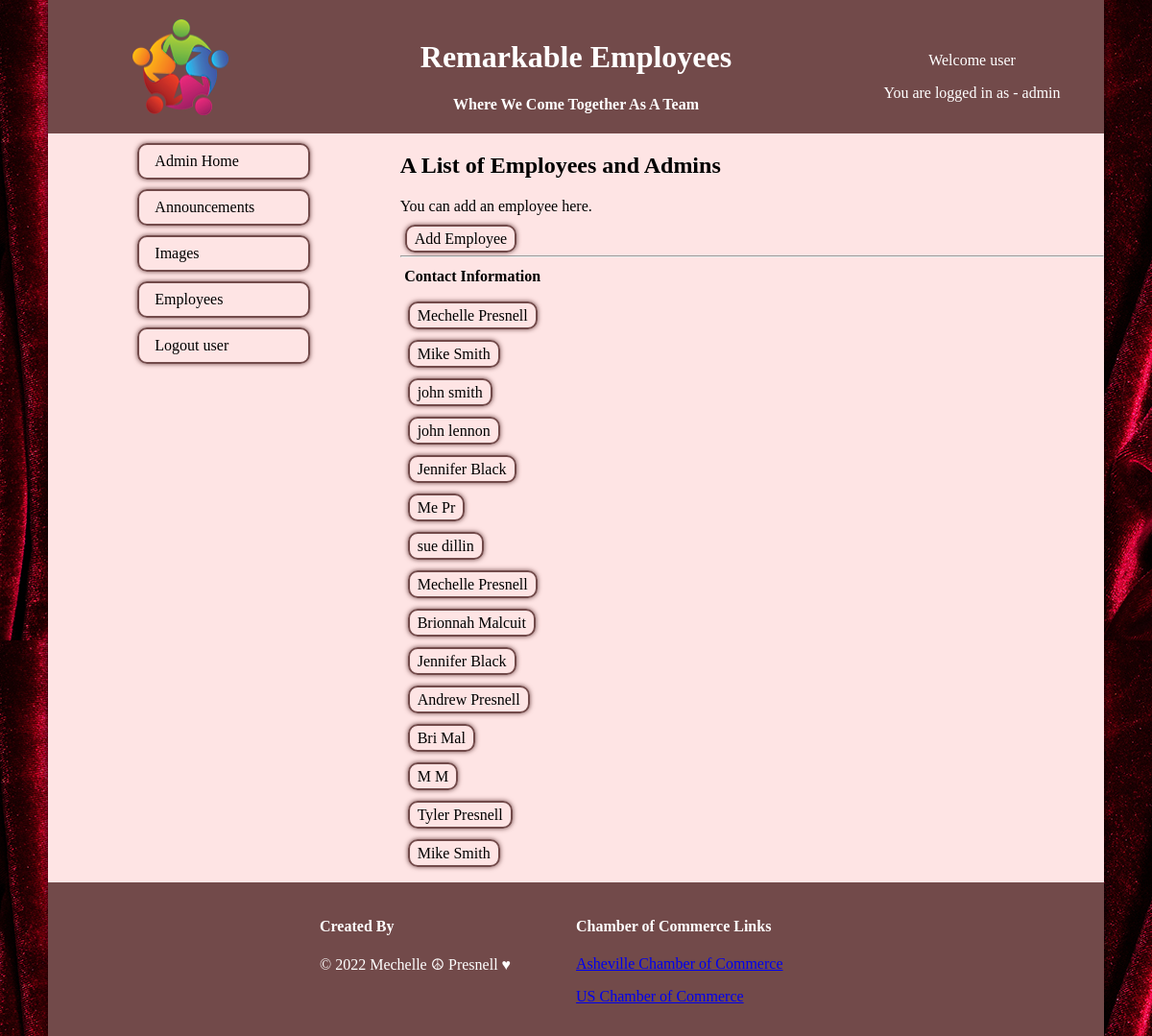
Screenshot of /staff/admin/employee_list.php (signed in) with the database file from the repository.
### tables this page shows
CREATE TABLE `employee` (
  `employee_id` int(15) NOT NULL,
  `first_name` varchar(50) NOT NULL,
  `last_name` varchar(50) NOT NULL,
  `birthday` date DEFAULT NULL,
  `start_date` date DEFAULT NULL,
  `email` varchar(100) NOT NULL,
  `username` varchar(50) NOT NULL DEFAULT 'user',
  `hashed_password` varchar(255) NOT NULL DEFAULT '12345',
  `user_level` varchar(10) DEFAULT 'employee',
  `department_initial` varchar(5) DEFAULT 'HR'
);

### private/functions.php (called while the page is built, shortened)
<?php
function url_for($script_path) {
  if($script_path[0] != '/') {
    $script_path = "/" . $script_path;
  }
  return WWW_ROOT . $script_path;
}
function u($string="") {
  return urlencode($string);
}
function h($string="") {
  return htmlspecialchars($string);
}
?>

### private/query_functions.php (called while the page is built, shortened)
<?php
function find_all_employees() {
  global $db;
  $sql = "SELECT * FROM employee ";
  $result = mysqli_query($db, $sql);
  return $result;
}
?>

### public/staff/admin/employee_list.php (the view, shortened to what this page needs)
<!DOCTYPE html>
<html lang="en">
  <head>
    <link href="../../stylesheets/public-styles.css" rel="stylesheet">
  </head>
  <body>
    <div id="main-content">
      <header>
        <a href="<?php echo url_for( 'staff/admin/index.php'); ?>"><img src="../../images/ppl-logo.png" alt="circle logo" width="100" height="100"></a>
        <div id="header-content">
          <h1>Remarkable Employees</h1>
          <h4>Where We Come Together As A Team</h4>
        </div>
        <div id="user-info">
          <p>Welcome <?php echo $_SESSION['username']; ?></p>
          <p>You are logged in as - <?php echo $_SESSION['user_level']; ?></p>
        </div>
      </header>
      <main id="page-content">
        <aside id="navigation">
          <nav id="main-nav">
            <ul>
              <l1><a href="index.php">Admin Home</a></l1>
              <l1><a href="announcements.php">Announcements</a></l1>
              <l1><a href="images.php">Images</a></l1>
              <l1><a href="employee_list.php">Employees</a></l1>
              <l1><a href="<?php echo url_for('../public/logout.php'); ?>">Logout <?php echo $_SESSION['username']; ?></a></l1>
            </ul>
          </nav>
        </aside>
        <article id="description">
          <div>
            <h1>A List of Employees and Admins</h1>
            <p>You can add an employee here.</p>
            <div id="add-employee" id="action">
              <a class="action" href="<?php echo url_for('staff/admin/new.php'); ?>">Add Employee</a>
            </div>
            <?php
            $employee_set = find_all_employees();
            ?>
          </div>
          <hr>
          <div>
          <table class="list">
            <tr>
              <th>Contact Information</th>
            </tr>
            <?php while($employee = mysqli_fetch_assoc($employee_set)) { ?>
              <tr>
                <td>
                <div id="add-employee">
                  <a class="action" href="<?php echo url_for('/staff/admin/show.php?employee_id=' . h(u($employee['employee_id']))); ?>"> <?php echo h($employee['first_name']) ." ". h($employee['last_name']); ?></a>
                </div><br>
                </td>
              </tr>
            <?php } ?>
  	      </table>
        </article>
      </main>
      <footer id="footer">
        <div id="my-info">
          <h4>Created By</h4>
          &copy; <?php echo date('Y'); ?> Mechelle &#9774; Presnell &hearts;
        </div>
        <div id="chamber">
          <h4>Chamber of Commerce Links</h4>
          <p><a href="https://www.ashevillechamber.org/news-events/events/wnc-career-expo/?gclid=EAIaIQobChMI--vY9Jfk9gIVBLLICh1_2gFFEAAYASAAEgJtifD_BwE">Asheville Chamber of Commerce</a></p>
          <p><a href="https://www.uschamber.com/">US Chamber of Commerce</a></p>
        </div>
      </footer>
    </div>
  </body>
</html>

### public/stylesheets/public-styles.css (style rules this page uses)
* { box-sizing: border-box; }
body { background-image: url(../images/background.jpeg); margin: 0; }
#main-content { background-color: #fee4e4; box-shadow: 0 0 10px #000; margin: 0 auto; max-width: 1100px; }
#main-content .list th { padding-bottom: 20px; }
header { background-color: #724a4a; color: #fff; min-height: 100px; margin: 0; padding-top: 20px; text-align: center; }
#add-employee a { box-shadow: 0 0 5px #724a4a; border: 2px solid #724a4a; border-radius: 10px; text-decoration: none; color: #000; margin: 5px; padding: 4px 8px; }
#page-content { color: #000; padding: 20px; }
footer { background-color: #724a4a; color: #fff; margin: 0; min-height: 100px; padding: 1rem; }

### rows the page displays
employee: first_name "Mechelle", last_name "Presnell"
employee: first_name "Mike", last_name "Smith"
employee: first_name "john", last_name "smith"
employee: first_name "john", last_name "lennon"
employee: first_name "Jennifer", last_name "Black"
employee: first_name "Me", last_name "Pr"
employee: first_name "sue", last_name "dillin"
employee: first_name "Mechelle", last_name "Presnell"
employee: first_name "Brionnah", last_name "Malcuit"
employee: first_name "Jennifer", last_name "Black"
employee: first_name "Andrew", last_name "Presnell"
employee: first_name "Bri", last_name "Mal"
employee: first_name "M", last_name "M"
employee: first_name "Tyler", last_name "Presnell"
employee: first_name "Mike", last_name "Smith"

### other values shown
$_SESSION['username'] "user"
$_SESSION['user_level'] "admin"
